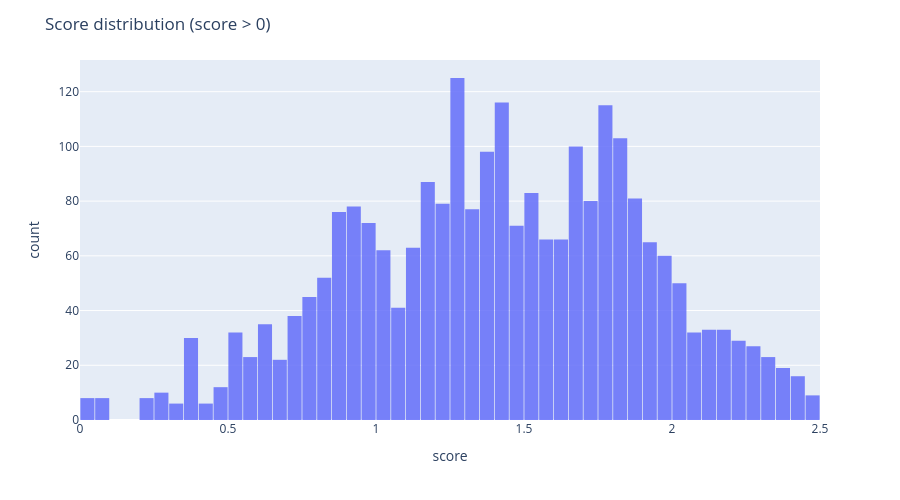

The notebook cell this image was saved under:
### Markdown cell above
## Score Distribution Histogram

### Code cell
summary_plot = summary[summary["score"] > 0].copy()

fig = px.histogram(
    summary_plot,
    x="score",
    nbins=50,
    labels={"score": "score"},
    opacity=0.85,
)

fig.update_layout(
    width=900,
    height=500,
    title="Score distribution (score > 0)",
    bargap=0.05
)

fig.show()

### Figure 1 — Plotly figure (JSON) as saved in the notebook; plotly's stock layout.template omitted (floating-point values rounded to 4 significant figures; data arrays with more than 128 entries replaced by an {"elided": "..."} marker saying what was removed)
{"data": [{"bingroup": "x", "hovertemplate": "score=%{x}<br>count=%{y}<extra></extra>", "legendgroup": "", "marker": {"color": "#636efa", "opacity": 0.85, "pattern": {"shape": ""}}, "name": "", "nbinsx": 50, "orientation": "v", "showlegend": false, "type": "histogram", "x": {"elided": "2470 float values"}, "xaxis": "x", "yaxis": "y"}], "layout": {"bargap": 0.05, "barmode": "relative", "height": 500, "legend": {"tracegroupgap": 0}, "margin": {"t": 60}, "title": {"text": "Score distribution (score > 0)"}, "width": 900, "xaxis": {"anchor": "y", "domain": [0, 1], "title": {"text": "score"}}, "yaxis": {"anchor": "x", "domain": [0, 1], "title": {"text": "count"}}}}
